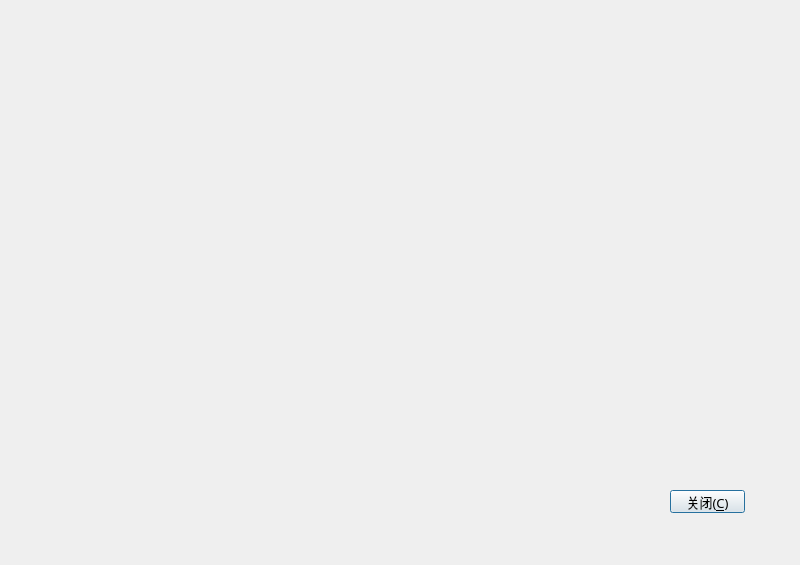
<?xml version="1.0" encoding="UTF-8"?>
<ui version="4.0">
 <class>About</class>
 <widget class="QWidget" name="About">
  <property name="geometry">
   <rect>
    <x>0</x>
    <y>0</y>
    <width>800</width>
    <height>565</height>
   </rect>
  </property>
  <property name="minimumSize">
   <size>
    <width>800</width>
    <height>565</height>
   </size>
  </property>
  <property name="maximumSize">
   <size>
    <width>800</width>
    <height>565</height>
   </size>
  </property>
  <property name="windowTitle">
   <string>综合测评系统 - 关于</string>
  </property>
  <property name="windowIcon">
   <iconset resource="image.qrc">
    <normaloff>:/image/image/icon.png</normaloff>:/image/image/icon.png</iconset>
  </property>
  <widget class="QPushButton" name="pushButton">
   <property name="geometry">
    <rect>
     <x>670</x>
     <y>490</y>
     <width>75</width>
     <height>23</height>
    </rect>
   </property>
   <property name="font">
    <font>
     <family>宋体</family>
     <pointsize>10</pointsize>
    </font>
   </property>
   <property name="text">
    <string>关闭(&amp;C)</string>
   </property>
   <property name="default">
    <bool>true</bool>
   </property>
  </widget>
  <widget class="QWidget" name="widget" native="true">
   <property name="geometry">
    <rect>
     <x>0</x>
     <y>0</y>
     <width>801</width>
     <height>571</height>
    </rect>
   </property>
   <property name="styleSheet">
    <string notr="true">border-image: url(:/image/image/about.png);</string>
   </property>
  </widget>
  <zorder>widget</zorder>
  <zorder>pushButton</zorder>
 </widget>
 <resources>
  <include location="image.qrc"/>
 </resources>
 <connections>
  <connection>
   <sender>pushButton</sender>
   <signal>clicked()</signal>
   <receiver>About</receiver>
   <slot>close()</slot>
   <hints>
    <hint type="sourcelabel">
     <x>720</x>
     <y>497</y>
    </hint>
    <hint type="destinationlabel">
     <x>762</x>
     <y>364</y>
    </hint>
   </hints>
  </connection>
 </connections>
</ui>
